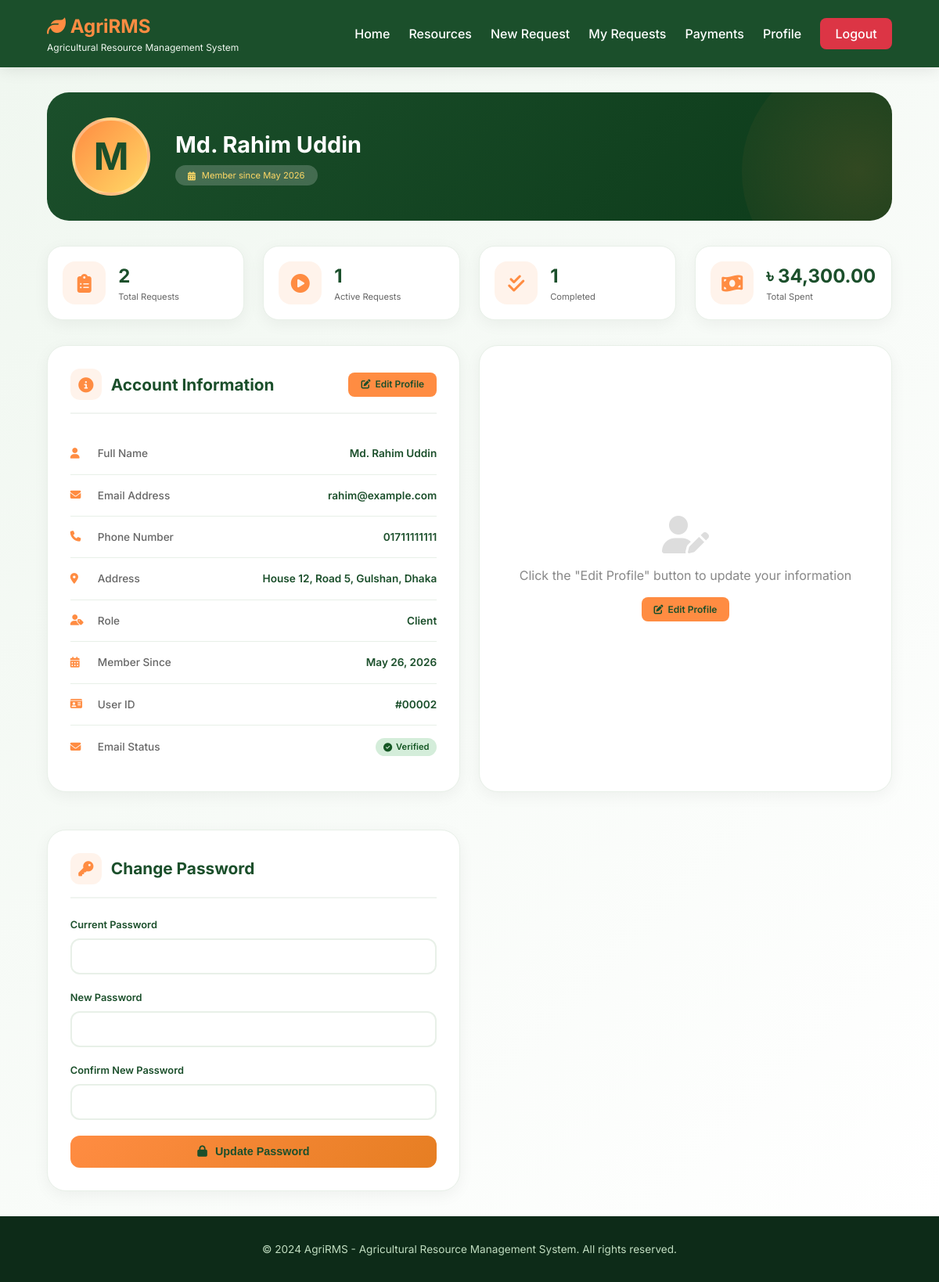
Page /client/profile.php (signed in) on the committed database.
### tables this page shows
CREATE TABLE `users` (
  `id` int(11) NOT NULL AUTO_INCREMENT,
  `full_name` varchar(50) NOT NULL,
  `email` varchar(100) NOT NULL,
  `password` varchar(255) NOT NULL,
  `phone` varchar(15) DEFAULT NULL,
  `address` text DEFAULT NULL,
  `role` enum('Admin','Client') DEFAULT 'Client',
  `created_at` timestamp NOT NULL DEFAULT current_timestamp(),
  PRIMARY KEY (`id`),
  UNIQUE KEY `email` (`email`)
);

### client/profile.php (the view, shortened to what this page needs)
<?php
include '../database.php';
$user_id = $_SESSION['user_id'];
$user_query = mysqli_query($conn, "SELECT * FROM users WHERE id = $user_id");
$user = mysqli_fetch_assoc($user_query);
$success = '';
$error = '';
$edit_mode = isset($_GET['edit']) ? true : false;
$total_requests = mysqli_fetch_assoc(mysqli_query($conn, "SELECT COUNT(*) as count FROM service_requests WHERE user_id = $user_id"))['count'];
$total_paid = mysqli_fetch_assoc(mysqli_query($conn, "SELECT SUM(paid_amount) as total FROM payments WHERE user_id = $user_id AND payment_status = 'Paid'"))['total'] ?? 0;
$active_requests = mysqli_fetch_assoc(mysqli_query($conn, "SELECT COUNT(*) as count FROM service_requests WHERE user_id = $user_id AND request_status IN ('Approved', 'Processing', 'Delivered')"))['count'];
$completed_requests = mysqli_fetch_assoc(mysqli_query($conn, "SELECT COUNT(*) as count FROM service_requests WHERE user_id = $user_id AND request_status = 'Returned'"))['count'];
?>
<!DOCTYPE html>
<html lang="en">
<head>
    <link rel="stylesheet" href="https://cdnjs.cloudflare.com/ajax/libs/font-awesome/6.4.0/css/all.min.css">
</head>
<body>
    <header class="header">
        <div class="logo">
            <h2><i class="fas fa-leaf"></i> AgriRMS</h2>
            <p>Agricultural Resource Management System</p>
        </div>
        <nav class="nav-links">
            <a href="dashboard.php">Home</a>
            <a href="resources.php">Resources</a>
            <a href="request_service.php">New Request</a>
            <a href="my_requests.php">My Requests</a>
            <a href="payments.php">Payments</a>
            <a href="profile.php">Profile</a>
            <a href="../logout.php" class="btn-logout">Logout</a>
        </nav>
    </header>
    <div class="main-content">
        <div class="profile-hero">
            <div class="profile-hero-content">
                <div class="profile-avatar">
                    <?php echo strtoupper(substr($user['full_name'], 0, 1)); ?>
                </div>
                <div class="profile-info">
                    <h1><?php echo htmlspecialchars($user['full_name']); ?></h1>
                    <span class="member-badge">
                        <i class="fas fa-calendar-alt"></i> Member since <?php echo date('F Y', strtotime($user['created_at'])); ?>
                    </span>
                </div>
            </div>
        </div>
        <div class="stats-grid">
            <div class="stat-card">
                <div class="stat-icon"><i class="fas fa-clipboard-list"></i></div>
                <div class="stat-info">
                    <h3><?php echo $total_requests; ?></h3>
                    <p>Total Requests</p>
                </div>
            </div>
            <div class="stat-card">
                <div class="stat-icon"><i class="fas fa-play-circle"></i></div>
                <div class="stat-info">
                    <h3><?php echo $active_requests; ?></h3>
                    <p>Active Requests</p>
                </div>
            </div>
            <div class="stat-card">
                <div class="stat-icon"><i class="fas fa-check-double"></i></div>
                <div class="stat-info">
                    <h3><?php echo $completed_requests; ?></h3>
                    <p>Completed</p>
                </div>
            </div>
            <div class="stat-card">
                <div class="stat-icon"><i class="fas fa-money-bill-wave"></i></div>
                <div class="stat-info">
                    <h3>৳ <?php echo number_format($total_paid, 2); ?></h3>
                    <p>Total Spent</p>
                </div>
            </div>
        </div>
        <div class="profile-container">
            <div class="card">
                <div class="card-header">
                    <div class="card-header-left">
                        <i class="fas fa-info-circle"></i>
                        <h2>Account Information</h2>
                    </div>
                    <?php if(!$edit_mode): ?>
                    <a href="?edit=1" class="btn-edit">
                        <i class="fas fa-edit"></i> Edit Profile
                    </a>
                    <?php endif; ?>
                </div>
                <div class="info-list">
                    <div class="info-item">
                        <span class="info-label"><i class="fas fa-user"></i> Full Name</span>
                        <span class="info-value"><?php echo htmlspecialchars($user['full_name']); ?></span>
                    </div>
                    <div class="info-item">
                        <span class="info-label"><i class="fas fa-envelope"></i> Email Address</span>
                        <span class="info-value"><?php echo htmlspecialchars($user['email']); ?></span>
                    </div>
                    <?php if($user['phone']): ?>
                    <div class="info-item">
                        <span class="info-label"><i class="fas fa-phone"></i> Phone Number</span>
                        <span class="info-value"><?php echo htmlspecialchars($user['phone']); ?></span>
                    </div>
                    <?php endif; ?>
                    <?php if($user['address']): ?>
                    <div class="info-item">
                        <span class="info-label"><i class="fas fa-map-marker-alt"></i> Address</span>
                        <span class="info-value"><?php echo htmlspecialchars($user['address']); ?></span>
                    </div>
                    <?php endif; ?>
                    <div class="info-item">
                        <span class="info-label"><i class="fas fa-user-tag"></i> Role</span>
                        <span class="info-value"><?php echo $user['role']; ?></span>
                    </div>
                    <div class="info-item">
                        <span class="info-label"><i class="fas fa-calendar-alt"></i> Member Since</span>
                        <span class="info-value"><?php echo date('F j, Y', strtotime($user['created_at'])); ?></span>
                    </div>
                    <div class="info-item">
                        <span class="info-label"><i class="fas fa-id-card"></i> User ID</span>
                        <span class="info-value">#<?php echo str_pad($user['id'], 5, '0', STR_PAD_LEFT); ?></span>
                    </div>
                    <div class="info-item">
                        <span class="info-label"><i class="fas fa-envelope"></i> Email Status</span>
                        <span class="info-value"><span class="status-badge"><i class="fas fa-check-circle"></i> Verified</span></span>
                    </div>
                </div>
            </div>
            <?php if($edit_mode): ?>
            <div class="card">
                <div class="card-header">
                    <div class="card-header-left">
                        <i class="fas fa-user-edit"></i>
                        <h2>Edit Profile</h2>
                    </div>
                    <a href="profile.php" class="btn-cancel">
                        <i class="fas fa-times"></i> Cancel
                    </a>
                </div>
                <?php if($success): ?>
                    <div class="alert alert-success"><i class="fas fa-check-circle"></i> <?php echo $success; ?></div>
                <?php endif; ?>
                <?php if($error): ?>
                    <div class="alert alert-error"><i class="fas fa-exclamation-triangle"></i> <?php echo $error; ?></div>
                <?php endif; ?>
                <form method="POST">
                    <div class="form-group">
                        <label><i class="fas fa-user"></i> Full Name</label>
                        <input type="text" name="full_name" value="<?php echo htmlspecialchars($user['full_name']); ?>" required>
                    </div>
                    <div class="form-group">
                        <label><i class="fas fa-envelope"></i> Email Address</label>
                        <input type="email" name="email" value="<?php echo htmlspecialchars($user['email']); ?>" required>
                    </div>
                    <div class="form-group">
                        <label><i class="fas fa-phone"></i> Phone Number</label>
                        <input type="text" name="phone" value="<?php echo htmlspecialchars($user['phone'] ?? ''); ?>" placeholder="Enter your phone number">
                    </div>
                    <div class="form-group">
                        <label><i class="fas fa-map-marker-alt"></i> Address</label>
                        <textarea name="address" rows="3" placeholder="Enter your address"><?php echo htmlspecialchars($user['address'] ?? ''); ?></textarea>
                    </div>
                    <button type="submit" class="btn-update">
                        <i class="fas fa-save"></i> Save Changes
                    </button>
                </form>
            </div>
            <?php else: ?>
            <div class="card" style="display: flex; align-items: center; justify-content: center; text-align: center; min-height: 300px;">
                <div>
                    <i class="fas fa-user-edit" style="font-size: 3rem; color: #ddd; margin-bottom: 1rem;"></i>
                    <p style="color: #888; margin-bottom: 1rem;">Click the "Edit Profile" button to update your information</p>
                    <a href="?edit=1" class="btn-edit" style="display: inline-flex;">
                        <i class="fas fa-edit"></i> Edit Profile
                    </a>
                </div>
            </div>
            <?php endif; ?>
            <div class="card" style="margin-top: 1.5rem;">
                <div class="card-header">
                    <div class="card-header-left">
                        <i class="fas fa-key"></i>
                        <h2>Change Password</h2>
                    </div>
                </div>
                <form method="POST">
                    <div class="form-group">
                        <label>Current Password</label>
                        <input type="password" name="current_password" required>
                    </div>
                    <div class="form-group">
                        <label>New Password</label>
                        <input type="password" name="new_password" minlength="8" required>
                    </div>
                    <div class="form-group">
                        <label>Confirm New Password</label>
                        <input type="password" name="confirm_password" minlength="8" required>
                    </div>
                    <button type="submit" name="change_password" class="btn-update">
                        <i class="fas fa-lock"></i> Update Password
                    </button>
                </form>
            </div>
        </div>
    </div>
    <footer class="footer">
        <p>&copy; 2024 AgriRMS - Agricultural Resource Management System. All rights reserved.</p>
    </footer>
</body>
</html>

### rows in the picture
users: full_name "M", full_name "Md. Rahim Uddin", created_at "May 2026", email "rahim@example.com", phone "01711111111", address "House 12, Road 5, Gulshan, Dhaka", role "Client", created_at "May 26, 2026", id "00002"

### other values in the picture
$total_requests "2"
$active_requests "1"
$completed_requests "1"
$total_paid "34,300.00"
